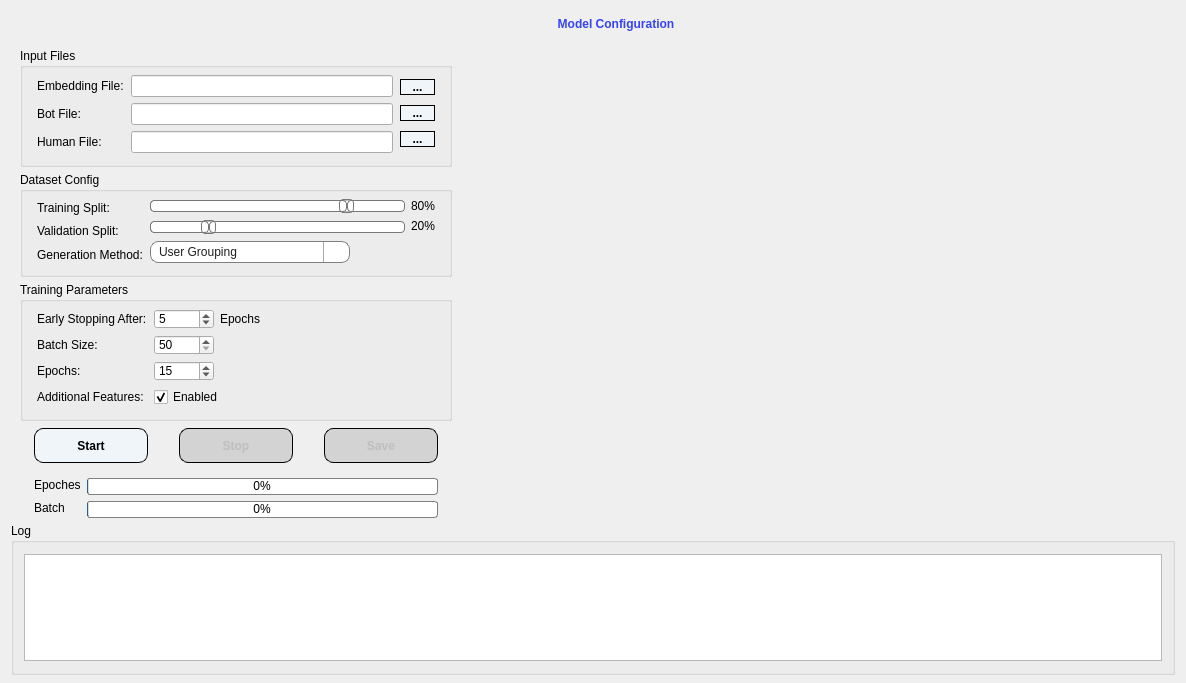
<?xml version="1.0" encoding="UTF-8"?>
<ui version="4.0">
 <class>ModelConfig</class>
 <widget class="QWidget" name="ModelConfig">
  <property name="geometry">
   <rect>
    <x>0</x>
    <y>0</y>
    <width>1186</width>
    <height>683</height>
   </rect>
  </property>
  <property name="windowTitle">
   <string>Model Configuration</string>
  </property>
  <property name="windowIcon">
   <iconset resource="source.qrc">
    <normaloff>:/images/icon.png</normaloff>:/images/icon.png</iconset>
  </property>
  <property name="styleSheet">
   <string notr="true">QLabel#lbl_title {
font: 75 20pt &quot;Microsoft YaHei UI&quot;;
font-weight: bold;
qproperty-alignment: AlignCenter;
color: qlineargradient(spread:pad, x1:0, y1:0, x2:1, y2:0, stop:0 #3643f7, stop:1 #3643f7);
}

#btn_homepage {
background: transparent;
border-radius: 19px;
}

#btn_homepage::hover {
background: #3f72af;
}

#btn_help {
background: transparent;
border-radius: 19px;
}

#btn_help::hover {
background: #3f72af;
}
#btn_embed,#btn_bot, #btn_human {
font: 75 11pt &quot;MS Shell Dialog 2&quot;;
border-radius: 0px;
}
QPushButton {
font: 75 13pt &quot;Microsoft YaHei UI&quot;;
font-weight: bold;
border-radius: 9px;
border: 1px solid black;
background-color: #f0f5f9;
}
QPushButton::disabled {
background-color: #D3D3D3;
}
QPushButton::hover {
background: #c9d6df;
}
QPushButton:pressed {
background: #3f72af;
}
QSlider::groove:horizontal {
border: 1px solid #bbb;
background: white;
height: 10px;
border-radius: 4px;
}

QSlider::sub-page:horizontal {
background: qlineargradient(x1: 0, y1: 0,    x2: 0, y2: 1,
    stop: 0 #66e, stop: 1 #bbf);
background: qlineargradient(x1: 0, y1: 0.2, x2: 1, y2: 1,
    stop: 0 #bbf, stop: 1 #55f);
border: 1px solid #777;
height: 10px;
border-radius: 4px;
}

QSlider::add-page:horizontal {
background: #fff;
border: 1px solid #777;
height: 10px;
border-radius: 4px;
}

QSlider::handle:horizontal {
background: qlineargradient(x1:0, y1:0, x2:1, y2:1,
    stop:0 #eee, stop:1 #ccc);
border: 1px solid #777;
width: 13px;
margin-top: -2px;
margin-bottom: -2px;
border-radius: 4px;
}

QSlider::handle:horizontal:hover {
background: qlineargradient(x1:0, y1:0, x2:1, y2:1,
    stop:0 #fff, stop:1 #ddd);
border: 1px solid #444;
border-radius: 4px;
}

QSlider::sub-page:horizontal:disabled {
background: #bbb;
border-color: #999;
}

QSlider::add-page:horizontal:disabled {
background: #eee;
border-color: #999;
}

QSlider::handle:horizontal:disabled {
background: #eee;
border: 1px solid #aaa;
border-radius: 4px;
}

QProgressBar:horizontal {
border: 1px solid gray;
border-radius: 3px;
background: white;
padding: 0px;
}
QProgressBar::chunk:horizontal {
background: qlineargradient(x1: 0, y1: 0,    x2: 0, y2: 1,
    stop: 0 #a8ff78, stop: 1 #78ffd6);
}

QComboBox {
font: 75 9pt &quot;MS Shell Dlg 2&quot;;
color: #1F1F21;
 border: 1px solid gray;
 border-radius: 8px;
 min-width: 6em;
padding-left: 8px;
qproperty-alignment: AlignCenter;
}
QComboBox::hover {
 border: 1px solid blue;
background: #f0f5f9;
}
/* QComboBox gets the &quot;on&quot; state when the popup is open */
QComboBox:!editable:on, QComboBox::drop-down:editable:on {
    color: qlineargradient(x1: 0, y1: 0, x2: 0, y2: 1,
                                stop: 0 #D3D3D3, stop: 0.4 #D8D8D8,
                                stop: 0.5 #DDDDDD, stop: 1.0 #E1E1E1);
}
QComboBox:on {
    borde-radius: 10px;
}

QComboBox::drop-down {
    subcontrol-origin: padding;
    subcontrol-position: top right;
    width: 25px;
    border-left-width: 1px;
    border-left-color: darkgray;
    border-left-style: solid; /* just a single line */
    border-top-right-radius: 10px; /* same radius as the QComboBox */
    border-bottom-right-radius: 10px;
}
QComboBox QAbstractItemView {
    border-radius: 10px;
    background: white;
    border: 1px solid gray;
    box-shadow: transparent;
    selection-background-color:lightblue;
	color: #1F1F21;
}

QComboBox::down-arrow {
image: url(:/images/arrow_down.png);
    width: 15px;
    height: 15px;
padding-right: 1px;
}
</string>
  </property>
  <layout class="QVBoxLayout" name="verticalLayout_13">
   <property name="spacing">
    <number>5</number>
   </property>
   <property name="topMargin">
    <number>5</number>
   </property>
   <property name="bottomMargin">
    <number>8</number>
   </property>
   <item>
    <layout class="QHBoxLayout" name="horizontalLayout_11">
     <property name="topMargin">
      <number>0</number>
     </property>
     <item>
      <widget class="QToolButton" name="btn_homepage">
       <property name="toolTip">
        <string>Back To HomePage</string>
       </property>
       <property name="autoFillBackground">
        <bool>false</bool>
       </property>
       <property name="text">
        <string/>
       </property>
       <property name="icon">
        <iconset resource="source.qrc">
         <normaloff>:/images/homepage.png</normaloff>:/images/homepage.png</iconset>
       </property>
       <property name="iconSize">
        <size>
         <width>35</width>
         <height>35</height>
        </size>
       </property>
      </widget>
     </item>
     <item>
      <widget class="QToolButton" name="btn_help">
       <property name="toolTip">
        <string>Open Help Documentation</string>
       </property>
       <property name="text">
        <string/>
       </property>
       <property name="icon">
        <iconset resource="source.qrc">
         <normaloff>:/images/help.png</normaloff>:/images/help.png</iconset>
       </property>
       <property name="iconSize">
        <size>
         <width>35</width>
         <height>35</height>
        </size>
       </property>
      </widget>
     </item>
     <item>
      <widget class="QLabel" name="lbl_title">
       <property name="sizePolicy">
        <sizepolicy hsizetype="Minimum" vsizetype="Fixed">
         <horstretch>0</horstretch>
         <verstretch>0</verstretch>
        </sizepolicy>
       </property>
       <property name="text">
        <string>Model Configuration</string>
       </property>
       <property name="alignment">
        <set>Qt::AlignCenter</set>
       </property>
      </widget>
     </item>
     <item>
      <spacer name="horizontalSpacer_2">
       <property name="orientation">
        <enum>Qt::Horizontal</enum>
       </property>
       <property name="sizeType">
        <enum>QSizePolicy::Fixed</enum>
       </property>
       <property name="sizeHint" stdset="0">
        <size>
         <width>40</width>
         <height>20</height>
        </size>
       </property>
      </spacer>
     </item>
    </layout>
   </item>
   <item>
    <layout class="QHBoxLayout" name="horizontalLayout_6">
     <property name="bottomMargin">
      <number>0</number>
     </property>
     <item>
      <widget class="QFrame" name="verticalFrame">
       <property name="sizePolicy">
        <sizepolicy hsizetype="Expanding" vsizetype="Fixed">
         <horstretch>0</horstretch>
         <verstretch>0</verstretch>
        </sizepolicy>
       </property>
       <property name="minimumSize">
        <size>
         <width>430</width>
         <height>470</height>
        </size>
       </property>
       <property name="maximumSize">
        <size>
         <width>450</width>
         <height>16777215</height>
        </size>
       </property>
       <layout class="QVBoxLayout" name="verticalLayout">
        <property name="spacing">
         <number>5</number>
        </property>
        <property name="topMargin">
         <number>0</number>
        </property>
        <property name="bottomMargin">
         <number>0</number>
        </property>
        <item>
         <widget class="QGroupBox" name="groupbox_inputs">
          <property name="sizePolicy">
           <sizepolicy hsizetype="Preferred" vsizetype="Fixed">
            <horstretch>0</horstretch>
            <verstretch>0</verstretch>
           </sizepolicy>
          </property>
          <property name="title">
           <string>Input Files</string>
          </property>
          <layout class="QHBoxLayout" name="horizontalLayout">
           <property name="spacing">
            <number>7</number>
           </property>
           <property name="sizeConstraint">
            <enum>QLayout::SetMinimumSize</enum>
           </property>
           <property name="leftMargin">
            <number>14</number>
           </property>
           <property name="topMargin">
            <number>7</number>
           </property>
           <property name="rightMargin">
            <number>14</number>
           </property>
           <property name="bottomMargin">
            <number>11</number>
           </property>
           <item>
            <layout class="QVBoxLayout" name="verticalLayout_3">
             <property name="spacing">
              <number>6</number>
             </property>
             <property name="bottomMargin">
              <number>0</number>
             </property>
             <item>
              <widget class="QLabel" name="label">
               <property name="text">
                <string>Embedding File:</string>
               </property>
              </widget>
             </item>
             <item>
              <widget class="QLabel" name="label_2">
               <property name="text">
                <string>Bot File:</string>
               </property>
              </widget>
             </item>
             <item>
              <widget class="QLabel" name="label_3">
               <property name="text">
                <string>Human File:</string>
               </property>
              </widget>
             </item>
            </layout>
           </item>
           <item>
            <layout class="QVBoxLayout" name="verticalLayout_4">
             <property name="spacing">
              <number>6</number>
             </property>
             <property name="leftMargin">
              <number>0</number>
             </property>
             <property name="rightMargin">
              <number>0</number>
             </property>
             <property name="bottomMargin">
              <number>0</number>
             </property>
             <item>
              <widget class="QLineEdit" name="textbox_embed">
               <property name="sizePolicy">
                <sizepolicy hsizetype="Expanding" vsizetype="Fixed">
                 <horstretch>0</horstretch>
                 <verstretch>0</verstretch>
                </sizepolicy>
               </property>
               <property name="minimumSize">
                <size>
                 <width>0</width>
                 <height>0</height>
                </size>
               </property>
               <property name="maximumSize">
                <size>
                 <width>500</width>
                 <height>16777215</height>
                </size>
               </property>
               <property name="text">
                <string/>
               </property>
              </widget>
             </item>
             <item>
              <widget class="QLineEdit" name="textbox_bot">
               <property name="sizePolicy">
                <sizepolicy hsizetype="Expanding" vsizetype="Fixed">
                 <horstretch>0</horstretch>
                 <verstretch>0</verstretch>
                </sizepolicy>
               </property>
               <property name="minimumSize">
                <size>
                 <width>0</width>
                 <height>0</height>
                </size>
               </property>
               <property name="maximumSize">
                <size>
                 <width>500</width>
                 <height>16777215</height>
                </size>
               </property>
              </widget>
             </item>
             <item>
              <widget class="QLineEdit" name="textbox_human">
               <property name="sizePolicy">
                <sizepolicy hsizetype="Expanding" vsizetype="Fixed">
                 <horstretch>0</horstretch>
                 <verstretch>0</verstretch>
                </sizepolicy>
               </property>
               <property name="minimumSize">
                <size>
                 <width>0</width>
                 <height>0</height>
                </size>
               </property>
               <property name="maximumSize">
                <size>
                 <width>500</width>
                 <height>16777215</height>
                </size>
               </property>
              </widget>
             </item>
            </layout>
           </item>
           <item>
            <layout class="QVBoxLayout" name="verticalLayout_5">
             <property name="spacing">
              <number>6</number>
             </property>
             <property name="rightMargin">
              <number>0</number>
             </property>
             <item>
              <widget class="QPushButton" name="btn_embed">
               <property name="sizePolicy">
                <sizepolicy hsizetype="Fixed" vsizetype="Fixed">
                 <horstretch>0</horstretch>
                 <verstretch>0</verstretch>
                </sizepolicy>
               </property>
               <property name="minimumSize">
                <size>
                 <width>35</width>
                 <height>0</height>
                </size>
               </property>
               <property name="maximumSize">
                <size>
                 <width>35</width>
                 <height>16777215</height>
                </size>
               </property>
               <property name="text">
                <string>...</string>
               </property>
              </widget>
             </item>
             <item>
              <widget class="QPushButton" name="btn_bot">
               <property name="sizePolicy">
                <sizepolicy hsizetype="Fixed" vsizetype="Fixed">
                 <horstretch>0</horstretch>
                 <verstretch>0</verstretch>
                </sizepolicy>
               </property>
               <property name="minimumSize">
                <size>
                 <width>35</width>
                 <height>0</height>
                </size>
               </property>
               <property name="maximumSize">
                <size>
                 <width>35</width>
                 <height>16777215</height>
                </size>
               </property>
               <property name="text">
                <string>...</string>
               </property>
              </widget>
             </item>
             <item>
              <widget class="QPushButton" name="btn_human">
               <property name="sizePolicy">
                <sizepolicy hsizetype="Fixed" vsizetype="Fixed">
                 <horstretch>0</horstretch>
                 <verstretch>0</verstretch>
                </sizepolicy>
               </property>
               <property name="minimumSize">
                <size>
                 <width>35</width>
                 <height>0</height>
                </size>
               </property>
               <property name="maximumSize">
                <size>
                 <width>35</width>
                 <height>16777215</height>
                </size>
               </property>
               <property name="text">
                <string>...</string>
               </property>
              </widget>
             </item>
            </layout>
           </item>
          </layout>
         </widget>
        </item>
        <item>
         <widget class="QGroupBox" name="groupbox_dataset">
          <property name="sizePolicy">
           <sizepolicy hsizetype="Preferred" vsizetype="Fixed">
            <horstretch>0</horstretch>
            <verstretch>0</verstretch>
           </sizepolicy>
          </property>
          <property name="title">
           <string>Dataset Config</string>
          </property>
          <layout class="QHBoxLayout" name="horizontalLayout_2">
           <property name="spacing">
            <number>7</number>
           </property>
           <property name="leftMargin">
            <number>14</number>
           </property>
           <property name="topMargin">
            <number>7</number>
           </property>
           <property name="rightMargin">
            <number>14</number>
           </property>
           <property name="bottomMargin">
            <number>11</number>
           </property>
           <item>
            <layout class="QVBoxLayout" name="verticalLayout_2">
             <property name="spacing">
              <number>6</number>
             </property>
             <property name="bottomMargin">
              <number>0</number>
             </property>
             <item>
              <widget class="QLabel" name="label_4">
               <property name="sizePolicy">
                <sizepolicy hsizetype="Preferred" vsizetype="Preferred">
                 <horstretch>0</horstretch>
                 <verstretch>0</verstretch>
                </sizepolicy>
               </property>
               <property name="text">
                <string>Training Split:</string>
               </property>
              </widget>
             </item>
             <item>
              <widget class="QLabel" name="label_5">
               <property name="sizePolicy">
                <sizepolicy hsizetype="Preferred" vsizetype="Preferred">
                 <horstretch>0</horstretch>
                 <verstretch>0</verstretch>
                </sizepolicy>
               </property>
               <property name="text">
                <string>Validation Split:</string>
               </property>
              </widget>
             </item>
             <item>
              <widget class="QLabel" name="label_6">
               <property name="sizePolicy">
                <sizepolicy hsizetype="Preferred" vsizetype="Preferred">
                 <horstretch>0</horstretch>
                 <verstretch>0</verstretch>
                </sizepolicy>
               </property>
               <property name="text">
                <string>Generation Method:</string>
               </property>
              </widget>
             </item>
            </layout>
           </item>
           <item>
            <layout class="QVBoxLayout" name="verticalLayout_6">
             <property name="spacing">
              <number>6</number>
             </property>
             <item>
              <widget class="QSlider" name="slider_train">
               <property name="sizePolicy">
                <sizepolicy hsizetype="Fixed" vsizetype="Preferred">
                 <horstretch>0</horstretch>
                 <verstretch>0</verstretch>
                </sizepolicy>
               </property>
               <property name="minimumSize">
                <size>
                 <width>255</width>
                 <height>0</height>
                </size>
               </property>
               <property name="maximumSize">
                <size>
                 <width>255</width>
                 <height>16777215</height>
                </size>
               </property>
               <property name="minimum">
                <number>5</number>
               </property>
               <property name="maximum">
                <number>100</number>
               </property>
               <property name="value">
                <number>80</number>
               </property>
               <property name="orientation">
                <enum>Qt::Horizontal</enum>
               </property>
               <property name="invertedAppearance">
                <bool>false</bool>
               </property>
               <property name="tickPosition">
                <enum>QSlider::NoTicks</enum>
               </property>
              </widget>
             </item>
             <item>
              <widget class="QSlider" name="slider_val">
               <property name="sizePolicy">
                <sizepolicy hsizetype="Fixed" vsizetype="Preferred">
                 <horstretch>0</horstretch>
                 <verstretch>0</verstretch>
                </sizepolicy>
               </property>
               <property name="minimumSize">
                <size>
                 <width>255</width>
                 <height>0</height>
                </size>
               </property>
               <property name="maximumSize">
                <size>
                 <width>255</width>
                 <height>16777215</height>
                </size>
               </property>
               <property name="minimum">
                <number>5</number>
               </property>
               <property name="maximum">
                <number>100</number>
               </property>
               <property name="value">
                <number>25</number>
               </property>
               <property name="orientation">
                <enum>Qt::Horizontal</enum>
               </property>
              </widget>
             </item>
             <item>
              <widget class="QComboBox" name="combobox_gen_method">
               <property name="sizePolicy">
                <sizepolicy hsizetype="Preferred" vsizetype="Preferred">
                 <horstretch>0</horstretch>
                 <verstretch>0</verstretch>
                </sizepolicy>
               </property>
               <property name="minimumSize">
                <size>
                 <width>94</width>
                 <height>22</height>
                </size>
               </property>
               <property name="maximumSize">
                <size>
                 <width>200</width>
                 <height>22</height>
                </size>
               </property>
               <item>
                <property name="text">
                 <string>User Grouping</string>
                </property>
               </item>
               <item>
                <property name="text">
                 <string>Random Pairing</string>
                </property>
               </item>
              </widget>
             </item>
            </layout>
           </item>
           <item>
            <layout class="QVBoxLayout" name="verticalLayout_9">
             <property name="spacing">
              <number>6</number>
             </property>
             <property name="leftMargin">
              <number>0</number>
             </property>
             <property name="bottomMargin">
              <number>0</number>
             </property>
             <item>
              <widget class="QLabel" name="lbl_train">
               <property name="sizePolicy">
                <sizepolicy hsizetype="Fixed" vsizetype="Preferred">
                 <horstretch>0</horstretch>
                 <verstretch>0</verstretch>
                </sizepolicy>
               </property>
               <property name="text">
                <string>80%</string>
               </property>
               <property name="alignment">
                <set>Qt::AlignCenter</set>
               </property>
              </widget>
             </item>
             <item>
              <widget class="QLabel" name="lbl_val">
               <property name="sizePolicy">
                <sizepolicy hsizetype="Fixed" vsizetype="Preferred">
                 <horstretch>0</horstretch>
                 <verstretch>0</verstretch>
                </sizepolicy>
               </property>
               <property name="text">
                <string>20%</string>
               </property>
               <property name="alignment">
                <set>Qt::AlignCenter</set>
               </property>
              </widget>
             </item>
             <item>
              <spacer name="verticalSpacer">
               <property name="orientation">
                <enum>Qt::Vertical</enum>
               </property>
               <property name="sizeType">
                <enum>QSizePolicy::Fixed</enum>
               </property>
               <property name="sizeHint" stdset="0">
                <size>
                 <width>16</width>
                 <height>30</height>
                </size>
               </property>
              </spacer>
             </item>
            </layout>
           </item>
           <item>
            <spacer name="horizontalSpacer_3">
             <property name="orientation">
              <enum>Qt::Horizontal</enum>
             </property>
             <property name="sizeHint" stdset="0">
              <size>
               <width>40</width>
               <height>20</height>
              </size>
             </property>
            </spacer>
           </item>
          </layout>
         </widget>
        </item>
        <item>
         <widget class="QGroupBox" name="groupbox_trainparams">
          <property name="title">
           <string>Training Parameters</string>
          </property>
          <layout class="QHBoxLayout" name="horizontalLayout_3">
           <property name="spacing">
            <number>7</number>
           </property>
           <property name="leftMargin">
            <number>14</number>
           </property>
           <property name="topMargin">
            <number>7</number>
           </property>
           <property name="rightMargin">
            <number>14</number>
           </property>
           <property name="bottomMargin">
            <number>11</number>
           </property>
           <item>
            <layout class="QVBoxLayout" name="verticalLayout_7">
             <property name="spacing">
              <number>6</number>
             </property>
             <item>
              <widget class="QLabel" name="label_10">
               <property name="text">
                <string>Early Stopping After:</string>
               </property>
              </widget>
             </item>
             <item>
              <widget class="QLabel" name="label_7">
               <property name="sizePolicy">
                <sizepolicy hsizetype="Fixed" vsizetype="Preferred">
                 <horstretch>0</horstretch>
                 <verstretch>0</verstretch>
                </sizepolicy>
               </property>
               <property name="text">
                <string>Batch Size:</string>
               </property>
              </widget>
             </item>
             <item>
              <widget class="QLabel" name="label_8">
               <property name="sizePolicy">
                <sizepolicy hsizetype="Fixed" vsizetype="Preferred">
                 <horstretch>0</horstretch>
                 <verstretch>0</verstretch>
                </sizepolicy>
               </property>
               <property name="text">
                <string>Epochs:</string>
               </property>
              </widget>
             </item>
             <item>
              <widget class="QLabel" name="label_9">
               <property name="sizePolicy">
                <sizepolicy hsizetype="Fixed" vsizetype="Preferred">
                 <horstretch>0</horstretch>
                 <verstretch>0</verstretch>
                </sizepolicy>
               </property>
               <property name="text">
                <string>Additional Features:</string>
               </property>
              </widget>
             </item>
            </layout>
           </item>
           <item>
            <layout class="QVBoxLayout" name="verticalLayout_8">
             <property name="spacing">
              <number>6</number>
             </property>
             <item>
              <layout class="QHBoxLayout" name="horizontalLayout_12">
               <property name="topMargin">
                <number>0</number>
               </property>
               <item>
                <widget class="QSpinBox" name="spinbox_earlystop">
                 <property name="sizePolicy">
                  <sizepolicy hsizetype="Preferred" vsizetype="Preferred">
                   <horstretch>0</horstretch>
                   <verstretch>0</verstretch>
                  </sizepolicy>
                 </property>
                 <property name="minimumSize">
                  <size>
                   <width>60</width>
                   <height>20</height>
                  </size>
                 </property>
                 <property name="maximumSize">
                  <size>
                   <width>60</width>
                   <height>20</height>
                  </size>
                 </property>
                 <property name="minimum">
                  <number>1</number>
                 </property>
                 <property name="maximum">
                  <number>100</number>
                 </property>
                 <property name="value">
                  <number>5</number>
                 </property>
                </widget>
               </item>
               <item>
                <widget class="QLabel" name="label_11">
                 <property name="text">
                  <string>Epochs</string>
                 </property>
                </widget>
               </item>
              </layout>
             </item>
             <item>
              <widget class="QSpinBox" name="spinbox_batch">
               <property name="sizePolicy">
                <sizepolicy hsizetype="Preferred" vsizetype="Preferred">
                 <horstretch>0</horstretch>
                 <verstretch>0</verstretch>
                </sizepolicy>
               </property>
               <property name="minimumSize">
                <size>
                 <width>0</width>
                 <height>20</height>
                </size>
               </property>
               <property name="maximumSize">
                <size>
                 <width>60</width>
                 <height>20</height>
                </size>
               </property>
               <property name="minimum">
                <number>50</number>
               </property>
               <property name="maximum">
                <number>1024</number>
               </property>
               <property name="value">
                <number>50</number>
               </property>
              </widget>
             </item>
             <item>
              <widget class="QSpinBox" name="spinbox_epoches">
               <property name="sizePolicy">
                <sizepolicy hsizetype="Preferred" vsizetype="Preferred">
                 <horstretch>0</horstretch>
                 <verstretch>0</verstretch>
                </sizepolicy>
               </property>
               <property name="minimumSize">
                <size>
                 <width>0</width>
                 <height>20</height>
                </size>
               </property>
               <property name="maximumSize">
                <size>
                 <width>60</width>
                 <height>20</height>
                </size>
               </property>
               <property name="minimum">
                <number>1</number>
               </property>
               <property name="maximum">
                <number>100</number>
               </property>
               <property name="value">
                <number>15</number>
               </property>
              </widget>
             </item>
             <item>
              <widget class="QCheckBox" name="checkbox_additional_feats">
               <property name="sizePolicy">
                <sizepolicy hsizetype="Preferred" vsizetype="Preferred">
                 <horstretch>0</horstretch>
                 <verstretch>0</verstretch>
                </sizepolicy>
               </property>
               <property name="minimumSize">
                <size>
                 <width>0</width>
                 <height>20</height>
                </size>
               </property>
               <property name="maximumSize">
                <size>
                 <width>100</width>
                 <height>20</height>
                </size>
               </property>
               <property name="text">
                <string>Enabled</string>
               </property>
               <property name="checked">
                <bool>true</bool>
               </property>
              </widget>
             </item>
            </layout>
           </item>
           <item>
            <spacer name="horizontalSpacer">
             <property name="orientation">
              <enum>Qt::Horizontal</enum>
             </property>
             <property name="sizeHint" stdset="0">
              <size>
               <width>40</width>
               <height>20</height>
              </size>
             </property>
            </spacer>
           </item>
          </layout>
         </widget>
        </item>
        <item>
         <spacer name="verticalSpacer_3">
          <property name="orientation">
           <enum>Qt::Vertical</enum>
          </property>
          <property name="sizeHint" stdset="0">
           <size>
            <width>20</width>
            <height>40</height>
           </size>
          </property>
         </spacer>
        </item>
        <item>
         <layout class="QHBoxLayout" name="horizontalLayout_4">
          <property name="spacing">
           <number>31</number>
          </property>
          <property name="leftMargin">
           <number>14</number>
          </property>
          <property name="topMargin">
           <number>0</number>
          </property>
          <property name="rightMargin">
           <number>14</number>
          </property>
          <property name="bottomMargin">
           <number>0</number>
          </property>
          <item>
           <widget class="QPushButton" name="btn_start">
            <property name="enabled">
             <bool>true</bool>
            </property>
            <property name="minimumSize">
             <size>
              <width>0</width>
              <height>35</height>
             </size>
            </property>
            <property name="maximumSize">
             <size>
              <width>16777215</width>
              <height>35</height>
             </size>
            </property>
            <property name="text">
             <string>Start</string>
            </property>
            <property name="icon">
             <iconset resource="source.qrc">
              <normaloff>:/images/run.gif</normaloff>:/images/run.gif</iconset>
            </property>
            <property name="iconSize">
             <size>
              <width>30</width>
              <height>30</height>
             </size>
            </property>
           </widget>
          </item>
          <item>
           <widget class="QPushButton" name="btn_stop">
            <property name="enabled">
             <bool>false</bool>
            </property>
            <property name="minimumSize">
             <size>
              <width>0</width>
              <height>35</height>
             </size>
            </property>
            <property name="maximumSize">
             <size>
              <width>16777215</width>
              <height>35</height>
             </size>
            </property>
            <property name="text">
             <string>Stop</string>
            </property>
            <property name="icon">
             <iconset resource="source.qrc">
              <normaloff>:/images/stop.png</normaloff>:/images/stop.png</iconset>
            </property>
            <property name="iconSize">
             <size>
              <width>25</width>
              <height>25</height>
             </size>
            </property>
           </widget>
          </item>
          <item>
           <widget class="QPushButton" name="btn_save">
            <property name="enabled">
             <bool>false</bool>
            </property>
            <property name="minimumSize">
             <size>
              <width>0</width>
              <height>35</height>
             </size>
            </property>
            <property name="maximumSize">
             <size>
              <width>16777215</width>
              <height>35</height>
             </size>
            </property>
            <property name="text">
             <string>Save</string>
            </property>
            <property name="icon">
             <iconset resource="source.qrc">
              <normaloff>:/images/save.png</normaloff>:/images/save.png</iconset>
            </property>
            <property name="iconSize">
             <size>
              <width>25</width>
              <height>25</height>
             </size>
            </property>
           </widget>
          </item>
         </layout>
        </item>
        <item>
         <spacer name="verticalSpacer_2">
          <property name="orientation">
           <enum>Qt::Vertical</enum>
          </property>
          <property name="sizeHint" stdset="0">
           <size>
            <width>20</width>
            <height>40</height>
           </size>
          </property>
         </spacer>
        </item>
        <item>
         <layout class="QHBoxLayout" name="horizontalLayout_5">
          <property name="spacing">
           <number>6</number>
          </property>
          <property name="leftMargin">
           <number>14</number>
          </property>
          <property name="topMargin">
           <number>8</number>
          </property>
          <property name="rightMargin">
           <number>14</number>
          </property>
          <property name="bottomMargin">
           <number>0</number>
          </property>
          <item>
           <layout class="QVBoxLayout" name="verticalLayout_10">
            <property name="bottomMargin">
             <number>0</number>
            </property>
            <item>
             <widget class="QLabel" name="label_13">
              <property name="sizePolicy">
               <sizepolicy hsizetype="Fixed" vsizetype="Fixed">
                <horstretch>0</horstretch>
                <verstretch>0</verstretch>
               </sizepolicy>
              </property>
              <property name="text">
               <string>Epoches</string>
              </property>
             </widget>
            </item>
            <item>
             <widget class="QLabel" name="label_12">
              <property name="sizePolicy">
               <sizepolicy hsizetype="Fixed" vsizetype="Preferred">
                <horstretch>0</horstretch>
                <verstretch>0</verstretch>
               </sizepolicy>
              </property>
              <property name="text">
               <string>Batch</string>
              </property>
             </widget>
            </item>
           </layout>
          </item>
          <item>
           <layout class="QVBoxLayout" name="verticalLayout_11">
            <item>
             <widget class="QProgressBar" name="progressbar_epoches">
              <property name="sizePolicy">
               <sizepolicy hsizetype="Expanding" vsizetype="Fixed">
                <horstretch>0</horstretch>
                <verstretch>0</verstretch>
               </sizepolicy>
              </property>
              <property name="minimumSize">
               <size>
                <width>0</width>
                <height>17</height>
               </size>
              </property>
              <property name="maximumSize">
               <size>
                <width>16777215</width>
                <height>17</height>
               </size>
              </property>
              <property name="minimum">
               <number>0</number>
              </property>
              <property name="maximum">
               <number>100</number>
              </property>
              <property name="value">
               <number>0</number>
              </property>
              <property name="alignment">
               <set>Qt::AlignCenter</set>
              </property>
              <property name="textDirection">
               <enum>QProgressBar::TopToBottom</enum>
              </property>
             </widget>
            </item>
            <item>
             <widget class="QProgressBar" name="progressbar_batch">
              <property name="minimumSize">
               <size>
                <width>0</width>
                <height>17</height>
               </size>
              </property>
              <property name="maximumSize">
               <size>
                <width>16777215</width>
                <height>17</height>
               </size>
              </property>
              <property name="value">
               <number>0</number>
              </property>
              <property name="alignment">
               <set>Qt::AlignCenter</set>
              </property>
             </widget>
            </item>
           </layout>
          </item>
         </layout>
        </item>
       </layout>
      </widget>
     </item>
     <item>
      <widget class="QFrame" name="verticalFrame_11">
       <property name="sizePolicy">
        <sizepolicy hsizetype="Expanding" vsizetype="Expanding">
         <horstretch>0</horstretch>
         <verstretch>0</verstretch>
        </sizepolicy>
       </property>
       <property name="minimumSize">
        <size>
         <width>600</width>
         <height>0</height>
        </size>
       </property>
       <layout class="QVBoxLayout" name="verticalLayout_12">
        <property name="spacing">
         <number>5</number>
        </property>
        <property name="topMargin">
         <number>0</number>
        </property>
        <property name="bottomMargin">
         <number>0</number>
        </property>
        <item>
         <widget class="QFrame" name="horizontalFrame_4">
          <property name="sizePolicy">
           <sizepolicy hsizetype="Expanding" vsizetype="Expanding">
            <horstretch>0</horstretch>
            <verstretch>0</verstretch>
           </sizepolicy>
          </property>
          <layout class="QHBoxLayout" name="horizontalLayout_8">
           <property name="topMargin">
            <number>6</number>
           </property>
           <item>
            <widget class="PlotWidget" name="graph_acc_epoch" native="true">
             <property name="sizePolicy">
              <sizepolicy hsizetype="Preferred" vsizetype="Preferred">
               <horstretch>0</horstretch>
               <verstretch>0</verstretch>
              </sizepolicy>
             </property>
             <property name="minimumSize">
              <size>
               <width>200</width>
               <height>200</height>
              </size>
             </property>
             <property name="maximumSize">
              <size>
               <width>9999999</width>
               <height>9999999</height>
              </size>
             </property>
            </widget>
           </item>
           <item>
            <widget class="PlotWidget" name="graph_loss_epoch" native="true">
             <property name="sizePolicy">
              <sizepolicy hsizetype="Preferred" vsizetype="Preferred">
               <horstretch>0</horstretch>
               <verstretch>0</verstretch>
              </sizepolicy>
             </property>
             <property name="minimumSize">
              <size>
               <width>200</width>
               <height>200</height>
              </size>
             </property>
             <property name="maximumSize">
              <size>
               <width>9999999</width>
               <height>9999999</height>
              </size>
             </property>
            </widget>
           </item>
          </layout>
         </widget>
        </item>
        <item>
         <widget class="QFrame" name="horizontalFrame_4">
          <property name="sizePolicy">
           <sizepolicy hsizetype="Expanding" vsizetype="Expanding">
            <horstretch>0</horstretch>
            <verstretch>0</verstretch>
           </sizepolicy>
          </property>
          <layout class="QHBoxLayout" name="horizontalLayout_9">
           <property name="topMargin">
            <number>0</number>
           </property>
           <item>
            <widget class="PlotWidget" name="graph_acc_batch" native="true">
             <property name="minimumSize">
              <size>
               <width>200</width>
               <height>200</height>
              </size>
             </property>
            </widget>
           </item>
           <item>
            <widget class="PlotWidget" name="graph_loss_batch" native="true">
             <property name="minimumSize">
              <size>
               <width>200</width>
               <height>200</height>
              </size>
             </property>
            </widget>
           </item>
          </layout>
         </widget>
        </item>
       </layout>
      </widget>
     </item>
    </layout>
   </item>
   <item>
    <widget class="QGroupBox" name="horizontalGroupBox_4">
     <property name="sizePolicy">
      <sizepolicy hsizetype="Preferred" vsizetype="Preferred">
       <horstretch>0</horstretch>
       <verstretch>0</verstretch>
      </sizepolicy>
     </property>
     <property name="title">
      <string>Log</string>
     </property>
     <layout class="QHBoxLayout" name="horizontalLayout_10">
      <property name="leftMargin">
       <number>10</number>
      </property>
      <property name="topMargin">
       <number>11</number>
      </property>
      <property name="rightMargin">
       <number>10</number>
      </property>
      <property name="bottomMargin">
       <number>11</number>
      </property>
      <item>
       <widget class="QTextEdit" name="textbox_log">
        <property name="documentTitle">
         <string/>
        </property>
        <property name="readOnly">
         <bool>true</bool>
        </property>
        <property name="placeholderText">
         <string/>
        </property>
       </widget>
      </item>
     </layout>
    </widget>
   </item>
  </layout>
 </widget>
 <customwidgets>
  <customwidget>
   <class>PlotWidget</class>
   <extends>QWidget</extends>
   <header>pyqtgraph</header>
   <container>1</container>
  </customwidget>
 </customwidgets>
 <resources>
  <include location="source.qrc"/>
 </resources>
 <connections/>
</ui>
